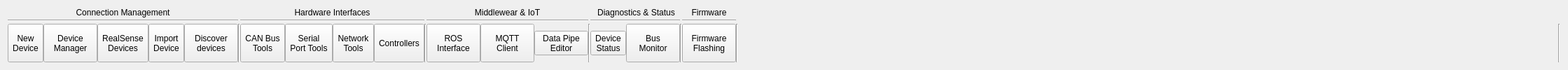
        <widget class="QWidget" name="device_toolbar">
         <attribute name="title">
          <string>Devices</string>
         </attribute>
         <layout class="QGridLayout" name="gridLayout_14">
          <item row="1" column="0">
           <widget class="QWidget" name="widget_23" native="true">
            <layout class="QGridLayout" name="gridLayout_15">
             <property name="leftMargin">
              <number>0</number>
             </property>
             <property name="topMargin">
              <number>0</number>
             </property>
             <property name="rightMargin">
              <number>0</number>
             </property>
             <property name="bottomMargin">
              <number>0</number>
             </property>
             <property name="horizontalSpacing">
              <number>0</number>
             </property>
             <property name="verticalSpacing">
              <number>3</number>
             </property>
             <item row="1" column="16" colspan="4">
              <widget class="Line" name="line_78">
               <property name="orientation">
                <enum>Qt::Orientation::Horizontal</enum>
               </property>
              </widget>
             </item>
             <item row="0" column="21" colspan="2">
              <widget class="QLabel" name="label_31">
               <property name="text">
                <string>Firmware</string>
               </property>
               <property name="alignment">
                <set>Qt::AlignmentFlag::AlignCenter</set>
               </property>
              </widget>
             </item>
             <item row="2" column="4">
              <widget class="QToolButton" name="network_devices_button">
               <property name="sizePolicy">
                <sizepolicy hsizetype="Fixed" vsizetype="Preferred">
                 <horstretch>0</horstretch>
                 <verstretch>0</verstretch>
                </sizepolicy>
               </property>
               <property name="minimumSize">
                <size>
                 <width>77</width>
                 <height>32</height>
                </size>
               </property>
               <property name="toolTip">
                <string>&lt;html&gt;&lt;head/&gt;&lt;body&gt;&lt;p&gt;Save Project to Computer&lt;/p&gt;&lt;/body&gt;&lt;/html&gt;</string>
               </property>
               <property name="text">
                <string>Discover
devices</string>
               </property>
               <property name="icon">
                <iconset resource="../../resources.qrc">
                 <normaloff>:/icons/WebDevice.png</normaloff>:/icons/WebDevice.png</iconset>
               </property>
               <property name="iconSize">
                <size>
                 <width>40</width>
                 <height>40</height>
                </size>
               </property>
               <property name="toolButtonStyle">
                <enum>Qt::ToolButtonStyle::ToolButtonTextUnderIcon</enum>
               </property>
              </widget>
             </item>
             <item row="2" column="9">
              <widget class="QWidget" name="widget_24" native="true">
               <property name="minimumSize">
                <size>
                 <width>150</width>
                 <height>0</height>
                </size>
               </property>
               <property name="maximumSize">
                <size>
                 <width>900</width>
                 <height>16777215</height>
                </size>
               </property>
               <layout class="QHBoxLayout" name="horizontalLayout_31">
                <property name="spacing">
                 <number>0</number>
                </property>
                <property name="leftMargin">
                 <number>0</number>
                </property>
                <property name="topMargin">
                 <number>0</number>
                </property>
                <property name="rightMargin">
                 <number>0</number>
                </property>
                <property name="bottomMargin">
                 <number>0</number>
                </property>
                <item>
                 <widget class="QToolButton" name="canbus_tools_button">
                  <property name="sizePolicy">
                   <sizepolicy hsizetype="Preferred" vsizetype="Expanding">
                    <horstretch>0</horstretch>
                    <verstretch>0</verstretch>
                   </sizepolicy>
                  </property>
                  <property name="text">
                   <string>CAN Bus
Tools</string>
                  </property>
                  <property name="icon">
                   <iconset resource="../../resources.qrc">
                    <normaloff>:/icons/icons8-ethernet-off-96.png</normaloff>:/icons/icons8-ethernet-off-96.png</iconset>
                  </property>
                  <property name="iconSize">
                   <size>
                    <width>36</width>
                    <height>36</height>
                   </size>
                  </property>
                  <property name="toolButtonStyle">
                   <enum>Qt::ToolButtonStyle::ToolButtonTextUnderIcon</enum>
                  </property>
                 </widget>
                </item>
                <item>
                 <widget class="QToolButton" name="serial_connection_tools">
                  <property name="sizePolicy">
                   <sizepolicy hsizetype="Preferred" vsizetype="Preferred">
                    <horstretch>0</horstretch>
                    <verstretch>0</verstretch>
                   </sizepolicy>
                  </property>
                  <property name="text">
                   <string>Serial
Port Tools</string>
                  </property>
                  <property name="icon">
                   <iconset resource="../../resources.qrc">
                    <normaloff>:/icons/icons8-device-48.png</normaloff>:/icons/icons8-device-48.png</iconset>
                  </property>
                  <property name="iconSize">
                   <size>
                    <width>36</width>
                    <height>36</height>
                   </size>
                  </property>
                  <property name="toolButtonStyle">
                   <enum>Qt::ToolButtonStyle::ToolButtonTextUnderIcon</enum>
                  </property>
                 </widget>
                </item>
                <item>
                 <widget class="QToolButton" name="network_tools_button">
                  <property name="sizePolicy">
                   <sizepolicy hsizetype="Preferred" vsizetype="Preferred">
                    <horstretch>0</horstretch>
                    <verstretch>0</verstretch>
                   </sizepolicy>
                  </property>
                  <property name="toolTip">
                   <string>&lt;html&gt;&lt;head/&gt;&lt;body&gt;&lt;p&gt;Undo Last Command&lt;/p&gt;&lt;/body&gt;&lt;/html&gt;</string>
                  </property>
                  <property name="text">
                   <string>Network
Tools</string>
                  </property>
                  <property name="icon">
                   <iconset resource="../../resources.qrc">
                    <normaloff>:/icons/icons8-gps-signal-48.png</normaloff>:/icons/icons8-gps-signal-48.png</iconset>
                  </property>
                  <property name="iconSize">
                   <size>
                    <width>36</width>
                    <height>48</height>
                   </size>
                  </property>
                  <property name="toolButtonStyle">
                   <enum>Qt::ToolButtonStyle::ToolButtonTextUnderIcon</enum>
                  </property>
                 </widget>
                </item>
                <item>
                 <widget class="QToolButton" name="controllers_button">
                  <property name="sizePolicy">
                   <sizepolicy hsizetype="Preferred" vsizetype="Preferred">
                    <horstretch>0</horstretch>
                    <verstretch>0</verstretch>
                   </sizepolicy>
                  </property>
                  <property name="text">
                   <string>Controllers</string>
                  </property>
                  <property name="icon">
                   <iconset resource="../../resources.qrc">
                    <normaloff>:/icons/icons8-game-controller-48.png</normaloff>:/icons/icons8-game-controller-48.png</iconset>
                  </property>
                  <property name="iconSize">
                   <size>
                    <width>40</width>
                    <height>40</height>
                   </size>
                  </property>
                  <property name="toolButtonStyle">
                   <enum>Qt::ToolButtonStyle::ToolButtonTextUnderIcon</enum>
                  </property>
                 </widget>
                </item>
               </layout>
              </widget>
             </item>
             <item row="0" column="11">
              <widget class="QLabel" name="label_35">
               <property name="text">
                <string>Middlewear &amp; IoT</string>
               </property>
               <property name="alignment">
                <set>Qt::AlignmentFlag::AlignCenter</set>
               </property>
              </widget>
             </item>
             <item row="2" column="26">
              <widget class="Line" name="line_82">
               <property name="orientation">
                <enum>Qt::Orientation::Vertical</enum>
               </property>
              </widget>
             </item>
             <item row="1" column="11">
              <widget class="Line" name="line_86">
               <property name="orientation">
                <enum>Qt::Orientation::Horizontal</enum>
               </property>
              </widget>
             </item>
             <item row="2" column="3">
              <widget class="QToolButton" name="import_device_profile">
               <property name="sizePolicy">
                <sizepolicy hsizetype="Preferred" vsizetype="Expanding">
                 <horstretch>0</horstretch>
                 <verstretch>0</verstretch>
                </sizepolicy>
               </property>
               <property name="text">
                <string>Import
Device</string>
               </property>
               <property name="icon">
                <iconset resource="../../resources.qrc">
                 <normaloff>:/icons/icons8-import-48.png</normaloff>:/icons/icons8-import-48.png</iconset>
               </property>
               <property name="iconSize">
                <size>
                 <width>36</width>
                 <height>36</height>
                </size>
               </property>
               <property name="toolButtonStyle">
                <enum>Qt::ToolButtonStyle::ToolButtonTextUnderIcon</enum>
               </property>
              </widget>
             </item>
             <item row="2" column="17">
              <widget class="QToolButton" name="device_status_button">
               <property name="text">
                <string>Device
Status</string>
               </property>
               <property name="icon">
                <iconset resource="../../resources.qrc">
                 <normaloff>:/icons/icons8-sensor-96.png</normaloff>:/icons/icons8-sensor-96.png</iconset>
               </property>
               <property name="iconSize">
                <size>
                 <width>36</width>
                 <height>36</height>
                </size>
               </property>
               <property name="toolButtonStyle">
                <enum>Qt::ToolButtonStyle::ToolButtonTextUnderIcon</enum>
               </property>
              </widget>
             </item>
             <item row="2" column="20">
              <widget class="Line" name="line_79">
               <property name="orientation">
                <enum>Qt::Orientation::Vertical</enum>
               </property>
              </widget>
             </item>
             <item row="0" column="16" colspan="5">
              <widget class="QLabel" name="label_33">
               <property name="text">
                <string>Diagnostics &amp; Status</string>
               </property>
               <property name="alignment">
                <set>Qt::AlignmentFlag::AlignCenter</set>
               </property>
              </widget>
             </item>
             <item row="2" column="10">
              <widget class="Line" name="line_76">
               <property name="orientation">
                <enum>Qt::Orientation::Vertical</enum>
               </property>
              </widget>
             </item>
             <item row="1" column="21" colspan="2">
              <widget class="Line" name="line_85">
               <property name="orientation">
                <enum>Qt::Orientation::Horizontal</enum>
               </property>
              </widget>
             </item>
             <item row="0" column="9">
              <widget class="QLabel" name="label_32">
               <property name="text">
                <string>Hardware Interfaces</string>
               </property>
               <property name="alignment">
                <set>Qt::AlignmentFlag::AlignCenter</set>
               </property>
              </widget>
             </item>
             <item row="2" column="1">
              <widget class="QToolButton" name="device_manager_button">
               <property name="sizePolicy">
                <sizepolicy hsizetype="Fixed" vsizetype="Preferred">
                 <horstretch>0</horstretch>
                 <verstretch>0</verstretch>
                </sizepolicy>
               </property>
               <property name="minimumSize">
                <size>
                 <width>77</width>
                 <height>32</height>
                </size>
               </property>
               <property name="toolTip">
                <string>&lt;html&gt;&lt;head/&gt;&lt;body&gt;&lt;p&gt;Open Project File From Computer&lt;/p&gt;&lt;/body&gt;&lt;/html&gt;</string>
               </property>
               <property name="text">
                <string>Device
Manager</string>
               </property>
               <property name="icon">
                <iconset resource="../../resources.qrc">
                 <normaloff>:/icons/icons8-edit-property-48.png</normaloff>:/icons/icons8-edit-property-48.png</iconset>
               </property>
               <property name="iconSize">
                <size>
                 <width>40</width>
                 <height>46</height>
                </size>
               </property>
               <property name="toolButtonStyle">
                <enum>Qt::ToolButtonStyle::ToolButtonTextUnderIcon</enum>
               </property>
              </widget>
             </item>
             <item row="1" column="12" colspan="2">
              <widget class="Line" name="line_83">
               <property name="orientation">
                <enum>Qt::Orientation::Horizontal</enum>
               </property>
              </widget>
             </item>
             <item row="1" column="0" colspan="8">
              <widget class="Line" name="line_65">
               <property name="orientation">
                <enum>Qt::Orientation::Horizontal</enum>
               </property>
              </widget>
             </item>
             <item row="2" column="25">
              <spacer name="horizontalSpacer_6">
               <property name="orientation">
                <enum>Qt::Orientation::Horizontal</enum>
               </property>
               <property name="sizeHint" stdset="0">
                <size>
                 <width>1171</width>
                 <height>20</height>
                </size>
               </property>
              </spacer>
             </item>
             <item row="2" column="18">
              <widget class="QToolButton" name="bus_monitor_button">
               <property name="sizePolicy">
                <sizepolicy hsizetype="Preferred" vsizetype="Preferred">
                 <horstretch>0</horstretch>
                 <verstretch>0</verstretch>
                </sizepolicy>
               </property>
               <property name="minimumSize">
                <size>
                 <width>77</width>
                 <height>32</height>
                </size>
               </property>
               <property name="maximumSize">
                <size>
                 <width>100</width>
                 <height>16777215</height>
                </size>
               </property>
               <property name="text">
                <string>Bus
Monitor</string>
               </property>
               <property name="icon">
                <iconset resource="../../resources.qrc">
                 <normaloff>:/icons/CANBUS.png</normaloff>:/icons/CANBUS.png</iconset>
               </property>
               <property name="iconSize">
                <size>
                 <width>48</width>
                 <height>40</height>
                </size>
               </property>
               <property name="toolButtonStyle">
                <enum>Qt::ToolButtonStyle::ToolButtonTextUnderIcon</enum>
               </property>
              </widget>
             </item>
             <item row="0" column="0" colspan="8">
              <widget class="QLabel" name="label_34">
               <property name="text">
                <string>Connection Management</string>
               </property>
               <property name="alignment">
                <set>Qt::AlignmentFlag::AlignCenter</set>
               </property>
              </widget>
             </item>
             <item row="1" column="9">
              <widget class="Line" name="line_74">
               <property name="orientation">
                <enum>Qt::Orientation::Horizontal</enum>
               </property>
              </widget>
             </item>
             <item row="2" column="8">
              <widget class="Line" name="line_62">
               <property name="orientation">
                <enum>Qt::Orientation::Vertical</enum>
               </property>
              </widget>
             </item>
             <item row="2" column="11">
              <widget class="QWidget" name="widget_25" native="true">
               <property name="maximumSize">
                <size>
                 <width>2000</width>
                 <height>16777210</height>
                </size>
               </property>
               <layout class="QHBoxLayout" name="horizontalLayout_28">
                <property name="spacing">
                 <number>0</number>
                </property>
                <property name="leftMargin">
                 <number>0</number>
                </property>
                <property name="topMargin">
                 <number>0</number>
                </property>
                <property name="rightMargin">
                 <number>0</number>
                </property>
                <property name="bottomMargin">
                 <number>0</number>
                </property>
                <item>
                 <widget class="QToolButton" name="ros_interface_button">
                  <property name="sizePolicy">
                   <sizepolicy hsizetype="Preferred" vsizetype="Preferred">
                    <horstretch>0</horstretch>
                    <verstretch>0</verstretch>
                   </sizepolicy>
                  </property>
                  <property name="minimumSize">
                   <size>
                    <width>77</width>
                    <height>32</height>
                   </size>
                  </property>
                  <property name="maximumSize">
                   <size>
                    <width>77</width>
                    <height>16777215</height>
                   </size>
                  </property>
                  <property name="toolTip">
                   <string>&lt;html&gt;&lt;head/&gt;&lt;body&gt;&lt;p&gt;Redo Last Command&lt;/p&gt;&lt;/body&gt;&lt;/html&gt;</string>
                  </property>
                  <property name="text">
                   <string>ROS
Interface</string>
                  </property>
                  <property name="icon">
                   <iconset resource="../../resources.qrc">
                    <normaloff>:/icons/icons8-thin-client-48.png</normaloff>:/icons/icons8-thin-client-48.png</iconset>
                  </property>
                  <property name="iconSize">
                   <size>
                    <width>40</width>
                    <height>48</height>
                   </size>
                  </property>
                  <property name="toolButtonStyle">
                   <enum>Qt::ToolButtonStyle::ToolButtonTextUnderIcon</enum>
                  </property>
                 </widget>
                </item>
                <item>
                 <widget class="QToolButton" name="mqtt_client_button">
                  <property name="sizePolicy">
                   <sizepolicy hsizetype="Preferred" vsizetype="Preferred">
                    <horstretch>0</horstretch>
                    <verstretch>0</verstretch>
                   </sizepolicy>
                  </property>
                  <property name="minimumSize">
                   <size>
                    <width>77</width>
                    <height>32</height>
                   </size>
                  </property>
                  <property name="maximumSize">
                   <size>
                    <width>77</width>
                    <height>16777215</height>
                   </size>
                  </property>
                  <property name="text">
                   <string>MQTT
Client</string>
                  </property>
                  <property name="icon">
                   <iconset resource="../../resources.qrc">
                    <normaloff>:/icons/liveweb.png</normaloff>:/icons/liveweb.png</iconset>
                  </property>
                  <property name="iconSize">
                   <size>
                    <width>40</width>
                    <height>48</height>
                   </size>
                  </property>
                  <property name="toolButtonStyle">
                   <enum>Qt::ToolButtonStyle::ToolButtonTextUnderIcon</enum>
                  </property>
                 </widget>
                </item>
                <item>
                 <widget class="QToolButton" name="scale_object_button_2">
                  <property name="minimumSize">
                   <size>
                    <width>77</width>
                    <height>32</height>
                   </size>
                  </property>
                  <property name="maximumSize">
                   <size>
                    <width>77</width>
                    <height>16777215</height>
                   </size>
                  </property>
                  <property name="text">
                   <string>Data Pipe
Editor</string>
                  </property>
                  <property name="icon">
                   <iconset resource="../../resources.qrc">
                    <normaloff>:/icons/icons8-pipe-96.png</normaloff>:/icons/icons8-pipe-96.png</iconset>
                  </property>
                  <property name="iconSize">
                   <size>
                    <width>40</width>
                    <height>48</height>
                   </size>
                  </property>
                  <property name="toolButtonStyle">
                   <enum>Qt::ToolButtonStyle::ToolButtonTextUnderIcon</enum>
                  </property>
                 </widget>
                </item>
               </layout>
              </widget>
             </item>
             <item row="1" column="24">
              <widget class="Line" name="line_81">
               <property name="orientation">
                <enum>Qt::Orientation::Horizontal</enum>
               </property>
              </widget>
             </item>
             <item row="2" column="23">
              <widget class="Line" name="line_80">
               <property name="orientation">
                <enum>Qt::Orientation::Vertical</enum>
               </property>
              </widget>
             </item>
             <item row="2" column="14">
              <widget class="Line" name="line_68">
               <property name="orientation">
                <enum>Qt::Orientation::Vertical</enum>
               </property>
              </widget>
             </item>
             <item row="2" column="0">
              <widget class="QToolButton" name="new_device_button">
               <property name="sizePolicy">
                <sizepolicy hsizetype="Fixed" vsizetype="Preferred">
                 <horstretch>0</horstretch>
                 <verstretch>0</verstretch>
                </sizepolicy>
               </property>
               <property name="text">
                <string>New
Device</string>
               </property>
               <property name="icon">
                <iconset resource="../../resources.qrc">
                 <normaloff>:/icons/newDrive.png</normaloff>:/icons/newDrive.png</iconset>
               </property>
               <property name="iconSize">
                <size>
                 <width>48</width>
                 <height>46</height>
                </size>
               </property>
               <property name="toolButtonStyle">
                <enum>Qt::ToolButtonStyle::ToolButtonTextUnderIcon</enum>
               </property>
              </widget>
             </item>
             <item row="2" column="21">
              <widget class="QToolButton" name="firmware_flashing_button">
               <property name="sizePolicy">
                <sizepolicy hsizetype="Preferred" vsizetype="Preferred">
                 <horstretch>0</horstretch>
                 <verstretch>0</verstretch>
                </sizepolicy>
               </property>
               <property name="minimumSize">
                <size>
                 <width>77</width>
                 <height>32</height>
                </size>
               </property>
               <property name="maximumSize">
                <size>
                 <width>100</width>
                 <height>16777215</height>
                </size>
               </property>
               <property name="text">
                <string>Firmware
Flashing</string>
               </property>
               <property name="icon">
                <iconset resource="../../resources.qrc">
                 <normaloff>:/icons/icons8-disk-settings-96.png</normaloff>:/icons/icons8-disk-settings-96.png</iconset>
               </property>
               <property name="iconSize">
                <size>
                 <width>40</width>
                 <height>40</height>
                </size>
               </property>
               <property name="toolButtonStyle">
                <enum>Qt::ToolButtonStyle::ToolButtonTextUnderIcon</enum>
               </property>
              </widget>
             </item>
             <item row="2" column="2">
              <widget class="QToolButton" name="realsense_config_button">
               <property name="sizePolicy">
                <sizepolicy hsizetype="Fixed" vsizetype="Preferred">
                 <horstretch>0</horstretch>
                 <verstretch>0</verstretch>
                </sizepolicy>
               </property>
               <property name="text">
                <string>RealSense
Devices</string>
               </property>
               <property name="icon">
                <iconset resource="../../resources.qrc">
                 <normaloff>:/icons/Realsense Logo.png</normaloff>:/icons/Realsense Logo.png</iconset>
               </property>
               <property name="iconSize">
                <size>
                 <width>38</width>
                 <height>48</height>
                </size>
               </property>
               <property name="toolButtonStyle">
                <enum>Qt::ToolButtonStyle::ToolButtonTextUnderIcon</enum>
               </property>
              </widget>
             </item>
            </layout>
           </widget>
          </item>
         </layout>
        </widget>
